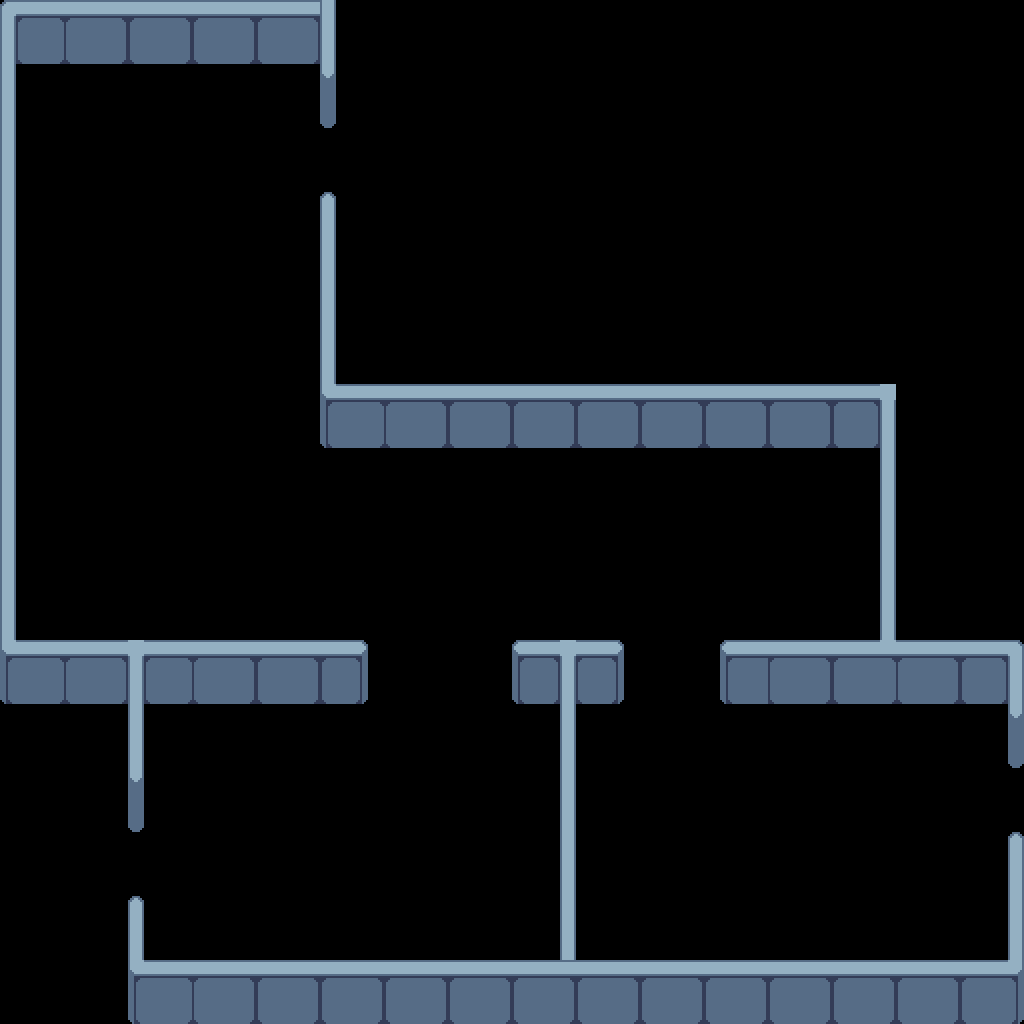

Rendered tile map (Tiled .tmx) drawn with the repository's tilesets; below, a short description and the map source with its tile grids summarised:
An orthogonal 16x16 tile map with 64x64 px tiles, 1 tile layer (ground), 4 tilesets and 1 object.

<map version="1.10" tiledversion="1.11.2" orientation="orthogonal" renderorder="right-down" width="16" height="16" tilewidth="64" tileheight="64" infinite="0" nextlayerid="5" nextobjectid="3">
 <tileset firstgid="1" source="tileset x21215.tsx" />
 <tileset firstgid="852" source="tools.tsx" />
 <tileset firstgid="853" source="OIzIsJ.tsx" />
 <tileset firstgid="854" source="tileset x2.tsx" />
 <objectgroup id="3" name="tool">
  <properties>
   <property name="type" value="tool" />
  </properties>
  <object id="1" gid="853" x="65.6471" y="957.882" width="64" height="64">
   <properties>
    <property name="type" value="tool" />
   </properties>
  </object>
 </objectgroup>
 <layer id="1" name="ground" width="16" height="16">
  <properties>
   <property name="collision" type="bool" value="true" />
  </properties>
  <data>[256 cells, 217 non-empty, 20 distinct tile ids]</data>
 </layer>
</map>
